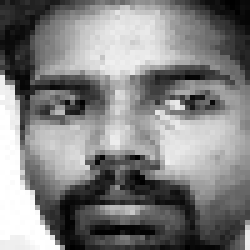
#> input picture people/angappan/13.jpg, 50 x 50 px (shown 5 times larger)
$ python -i dog.py   (imports and definitions only)   (older library calls are emulated)
#> lines starting #> are read from the running program, lines starting #| are printed output that depends on the picture
#!/usr/bin/env python3

import numpy as np
import math
import cv2

def radius2stdev(radius):
    """
    Return std deviation corresponding to a given radius.
    I got this from: https://gitlab.gnome.org/GNOME/gimp/blob/master/plug-ins/common/edge-dog.c
    """
    stdev  = math.sqrt (-(radius * radius) / (2 * math.log (1.0 / 255.0)))
    return stdev

def DoG_img(img):
    # Load image, make float and scale to range 0..1
    #im = cv2.imread(img,cv2.IMREAD_COLOR).astype(np.float)
    im = img.astype(np.float)
    im = im/255.0

    stdev1  = radius2stdev(22.0)
    stdev2  = radius2stdev(5.0)

    g1 = cv2.GaussianBlur(im,(0,0),stdev1,stdev1)
    g2 = cv2.GaussianBlur(im,(0,0),stdev2,stdev2)
    result = g1-g2
    result = (result * 255).astype(np.uint8)
    resultn = cv2.normalize(result,None,alpha=0,beta=255,norm_type=cv2.NORM_MINMAX)

    return result,resultn


# [1 line that did not run here, left out]
# [1 line not run here, left out]

# Normalize and save normalised too
# [1 line that did not run here, left out]
# [4 lines not run here, left out]

>>> import cv2
>>> picture = cv2.imread('people/angappan/13.jpg')
#> picture is the input picture: shape (50, 50, 3); min 0, max 255, mean 129
>>> result = DoG_img(picture)
#> in DoG_img (call 2), `g1 = cv2.GaussianBlur(im,(0,0),stdev1,stdev1)`:
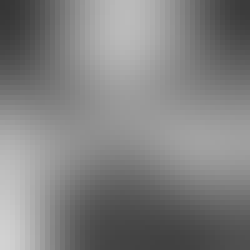
#> g1: shape (50, 50, 3) float64 (shown 5 times larger); min 0.214, max 0.824, mean 0.507
#> in DoG_img (call 2), `g2 = cv2.GaussianBlur(im,(0,0),stdev2,stdev2)`:
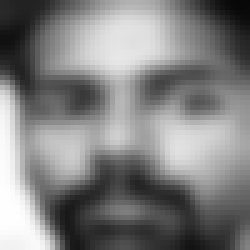
#> g2: shape (50, 50, 3) float64 (shown 5 times larger); min 0.0313, max 0.998, mean 0.507
#> in DoG_img (call 2), `result = g1-g2`:
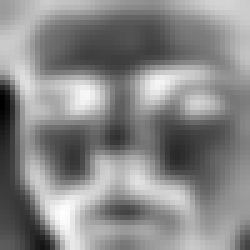
#> result: shape (50, 50, 3) float64 (shown 5 times larger); min -0.396, max 0.345, mean 0.000448; drawn with min black and max white
#> in DoG_img (call 2), `result = (result * 255).astype(np.uint8)`:
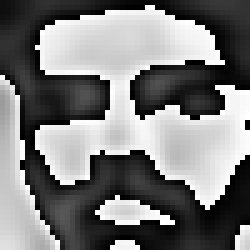
#> result: shape (50, 50, 3) (shown 5 times larger); min 0, max 255, mean 123.1
